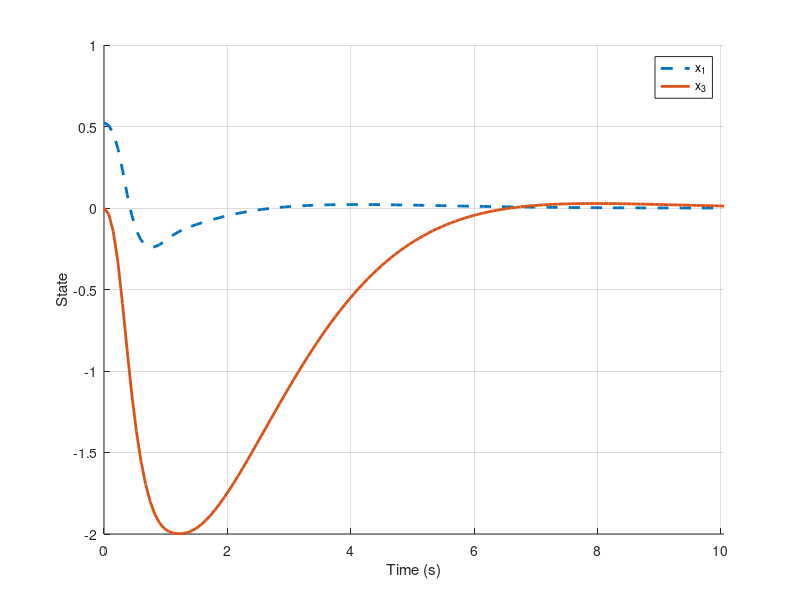

Reproduce this figure in MATLAB. (Note: this script raises an error after producing the figure.)
% load('dir_method.mat')
load('aug_lagrange.mat')

figure('units','centimeters','position',[5 5 12 8]) 
grid on
hold on
h1 = plot(T, X(:,1),'--','LineWidth',2);
h2 = plot(T, X(:,3),'-','LineWidth',2);

legend([h1 h2],{'x_1','x_3'});  % Only the blue and green lines appear
xlim([0 10.05])

xlabel('Time (s)') % x-axis label
ylabel('State') % y-axis label

% export_fig states.pdf -pdf -transparent 
export_fig states2.pdf -pdf -transparent 
